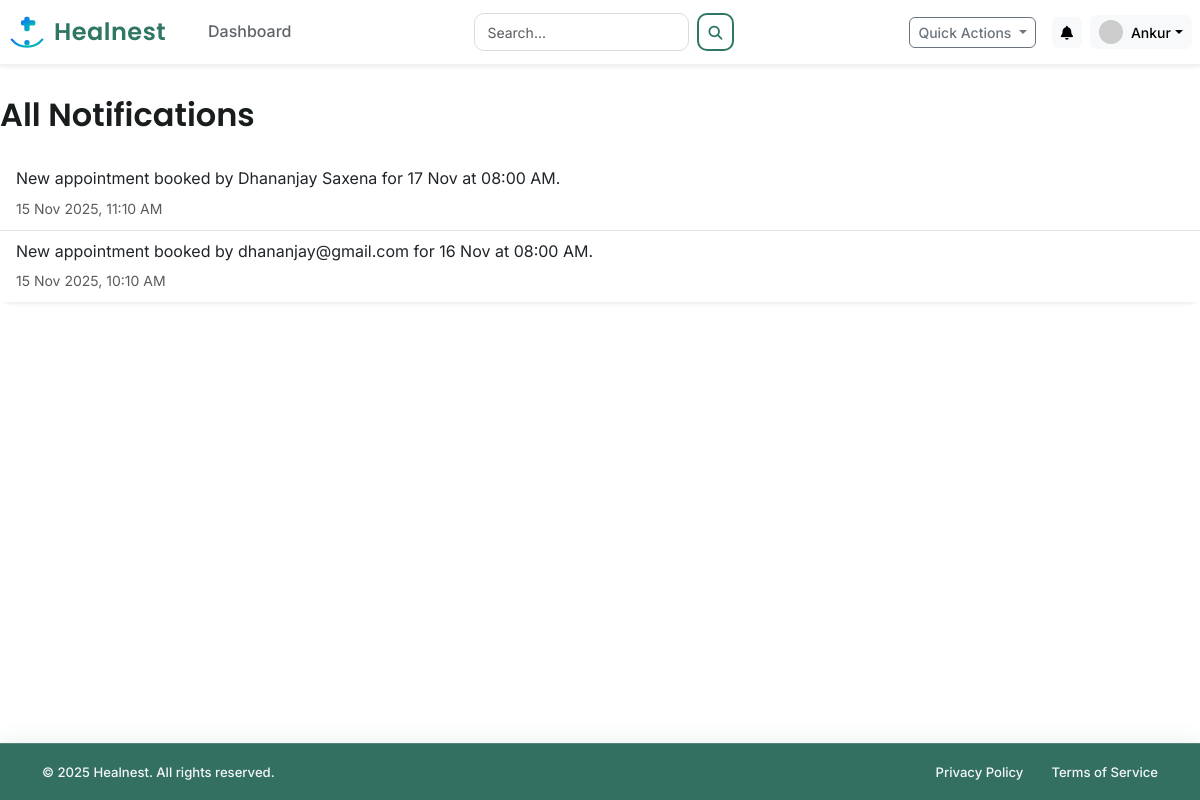
Page /notifications (signed in) on the committed database.
### app/models.py (models this page shows)
class DoctorProfile(db.Model):
    __tablename__ = 'doctor_profile'
    id = db.Column(db.Integer, primary_key=True)
    user_id = db.Column(db.Integer, db.ForeignKey('user.id'), nullable=False, unique=True)
    full_name = db.Column(db.String(100), nullable=False)
    department_id = db.Column(db.Integer, db.ForeignKey('department.id'), nullable=False)
    qualifications = db.Column(db.String(200))
    contact_number = db.Column(db.String(20))
    experience_years = db.Column(db.Integer, default=0)
    bio = db.Column(db.Text)

class Notification(db.Model):
    __tablename__ = 'notification'
    id = db.Column(db.Integer, primary_key=True)
    user_id = db.Column(db.Integer, db.ForeignKey('user.id'), nullable=False)
    message = db.Column(db.Text, nullable=False)
    is_read = db.Column(db.Boolean, default=False)
    created_at = db.Column(db.DateTime, default=datetime.utcnow)

### app/routes/main_routes.py (the view)
@main_bp.route('/notifications')
@login_required
def notifications():
    all_notifications = Notification.query.filter_by(user_id=current_user.id).order_by(Notification.created_at.desc()).all()
    for notification in current_user.notifications:
        notification.is_read = True
    db.session.commit()
    return render_template('notifications.html', title='My Notifications', notifications=all_notifications)

### app/templates/notifications.html
{% extends "layout.html" %}
{% block content %}
    <h2 class="mb-4">All Notifications</h2>
    <div class="card shadow-sm">
        <ul class="list-group list-group-flush">
            {% for notification in notifications %}
            <li class="list-group-item {% if not notification.is_read %}fw-bold{% endif %}">
                <p class="mb-1">{{ notification.message }}</p>
                <small class="text-muted">{{ notification.created_at.strftime('%d %b %Y, %I:%M %p') }}</small>
            </li>
            {% else %}
            <li class="list-group-item text-center text-muted">You have no notifications.</li>
            {% endfor %}
        </ul>
    </div>
{% endblock content %}

### app/templates/layout.html (shortened to what this page needs)
<!DOCTYPE html>
<html lang="en">
<head>
    <link href="https://cdn.jsdelivr.net/npm/bootstrap@5.3.3/dist/css/bootstrap.min.css" rel="stylesheet">
    <link rel="stylesheet" href="https://cdnjs.cloudflare.com/ajax/libs/font-awesome/6.5.2/css/all.min.css">
    <link rel="stylesheet" href="{{ url_for('static', filename='css/style.css') }}">
    <link rel="stylesheet" href="{{ url_for('static', filename='css/layout.css') }}">
</head>
<body id="page-top" class="{% if current_user.is_authenticated %}bg-dashboard{% else %}bg-light{% endif %}">
    <nav class="navbar navbar-expand-lg fixed-top bg-white shadow-sm py-2">
        <div class="container-fluid px-2">
            <a class="navbar-brand d-flex align-items-center fw-semibold fs-4" href="{{ url_for('main.home') }}">
                <img src="{{ url_for('static', filename='brand/healnest-icon.svg') }}" width="38" height="38"
                    class="me-2">
                <span style="font-family: 'Poppins', sans-serif; font-weight:600; letter-spacing:0.5px;">
                    Healnest
                </span>
            </a>
            <div class="collapse navbar-collapse" id="navbarNavDropdown">
                <ul class="navbar-nav me-auto mb-2 mb-lg-0 ps-lg-4">
                    {% if not current_user.is_authenticated %}
                    <li class="nav-item"><a class="nav-link" href="{{ url_for('main.home') }}#services">Services</a>
                    </li>
                    <li class="nav-item"><a class="nav-link" href="{{ url_for('main.home') }}#about">About Us</a></li>
                    <li class="nav-item"><a class="nav-link"
                            href="{{ url_for('main.home') }}#departments">Departments</a></li>
                    <li class="nav-item"><a class="nav-link" href="{{ url_for('main.home') }}#contact">Contact</a></li>
                    {% else %}
                    <li class="nav-item"><a class="nav-link"
                            href="{{ url_for(current_user.role + '.dashboard') }}">Dashboard</a></li>
                    {% endif %}
                </ul>
                {% if current_user.is_authenticated %}
                <form class="d-flex align-items-center gap-2 nav-search" action="{{ url_for('main.search') }}"
                    method="GET">
                    <input class="form-control" type="search" name="query" placeholder="Search..." required>
                    <button class="btn btn-sm search-btn" type="submit">
                        <i class="fas fa-search"></i>
                    </button>
                </form>
                {% endif %}
                <div class="d-flex align-items-center ms-auto">
                    {% if current_user.is_authenticated %}
                    <div class="dropdown me-3">
                        <button class="btn btn-sm btn-outline-secondary dropdown-toggle" type="button"
                            data-bs-toggle="dropdown" aria-expanded="false">
                            Quick Actions
                        </button>
                    </div>
                    <div class="dropdown me-2">
                        <button class="btn btn-sm btn-light position-relative" type="button" data-bs-toggle="dropdown"
                            aria-expanded="false" aria-label="Notifications">
                            <i class="fas fa-bell"></i>
                        </button>
                    </div>
                    <div class="dropdown">
                        <button class="btn btn-light dropdown-toggle d-flex align-items-center py-1 px-2" type="button"
                            id="profileDropdown" data-bs-toggle="dropdown" aria-expanded="false">
                            <img src="https://placehold.co/32x32/eee/777?text={{ current_user.email[0]|upper }}"
                                class="rounded-circle me-2" alt="Avatar" width="24" height="24">
                            <span class="d-none d-lg-inline small">
                                {% if current_user.role == 'patient' and current_user.patient_profile.full_name %}
                                {{ current_user.patient_profile.full_name.split()[0] }}
                                {% elif current_user.role == 'doctor' and current_user.doctor_profile.full_name %}
                                {{ current_user.doctor_profile.full_name.split()[0] }}
                                {% else %}
                                Admin
                                {% endif %}
                            </span>
                        </button>
                    </div>
                    {% else %}
                    <a href="{{ url_for('main.login') }}" class="btn-login me-2">Login</a>
                    <a href="{{ url_for('main.register') }}" class="btn-signup">Sign Up</a>
                    {% endif %}
                </div>
            </div>
        </div>
    </nav>
    <main class="flex-shrink-0 py-4">
        {% block content %}{% endblock %}
    </main>
    {% if not current_user.is_authenticated %}
    <footer class="footer-main mt-auto py-5">
        <div class="container">
            <div class="row">
                <div class="col-lg-4 col-md-6 mb-4 mb-lg-0">
                    <div class="d-flex align-items-center mb-3">
                        <img src="{{ url_for('static', filename='brand/healnest-icon.svg') }}" class="footer-logo me-2"
                            alt="Healnest Logo">
                        <span class="footer-brand">Healnest</span>
                    </div>
                    <p class="small">
                        Providing exceptional healthcare services with compassion, innovation,
                        and excellence for over 25 years.
                    </p>
                    <div class="mt-3">
                        <a href="#" class="social-icon"><i class="fab fa-facebook-f"></i></a>
                        <a href="#" class="social-icon"><i class="fab fa-twitter"></i></a>
                        <a href="#" class="social-icon"><i class="fab fa-instagram"></i></a>
                        <a href="#" class="social-icon"><i class="fab fa-linkedin-in"></i></a>
                    </div>
                </div>
                <div class="col-lg-2 col-6 mb-4 mb-lg-0">
                    <h5 class="footer-title">Quick Links</h5>
                    <ul class="list-unstyled small">
                        <li class="mb-2"><a href="{{ url_for('main.home') }}">Home</a></li>
                        <li class="mb-2"><a href="{{ url_for('main.login') }}">Services</a></li>
                        <li class="mb-2"><a href="{{ url_for('main.login') }}">About Us</a></li>
                        <li class="mb-2"><a href="{{ url_for('main.login') }}">Doctors</a></li>
                        <li class="mb-2"><a href="{{ url_for('main.login') }}">Contact</a></li>
                    </ul>
                </div>
                <div class="col-lg-3 col-6 mb-4 mb-lg-0">
                    <h5 class="footer-title">Medical Services</h5>
                    <ul class="list-unstyled small">
                        <li class="mb-2"><a href="{{ url_for('main.login') }}">Emergency Care</a></li>
                        <li class="mb-2"><a href="{{ url_for('main.login') }}">Cardiology</a></li>
                        <li class="mb-2"><a href="{{ url_for('main.login') }}">Neurology</a></li>
                        <li class="mb-2"><a href="{{ url_for('main.login') }}">Orthopedics</a></li>
                        <li class="mb-2"><a href="{{ url_for('main.login') }}">Pediatrics</a></li>
                    </ul>
                </div>
                <div class="col-lg-3 col-md-6 mb-4 mb-lg-0">
                    <h5 class="footer-title">Contact Info</h5>
                    <ul class="list-unstyled small">
                        <li class="mb-2 d-flex"><i class="fas fa-map-marker-alt me-2 pt-1 flex-shrink-0"></i>
                            <span>123 Medical Center Dr<br>Healthcare City, HC 12345</span>
                        </li>
                        <li class="mb-2 d-flex"><i class="fas fa-phone me-2 pt-1 flex-shrink-0"></i>
                            <span>(555) 123-4567</span>
                        </li>
                        <li class="mb-2 d-flex"><i class="fas fa-envelope me-2 pt-1 flex-shrink-0"></i>
                            <span>info@Healnest.com</span>
                        </li>
                    </ul>
                </div>
            </div>
            <hr class="footer-divider">
            <div class="row pt-3">
                <div class="col-md-6 text-center text-md-start mb-2 mb-md-0">
                    <small>© 2025 Healnest. All rights reserved.</small>
                </div>
                <div class="col-md-6 text-center text-md-end">
                    <small>
                        <a href="#" class="me-3">Privacy Policy</a>
                        <a href="#" class="me-3">Terms of Service</a>
                        <a href="#">Accessibility</a>
                    </small>
                </div>
            </div>
        </div>
    </footer>
    {% else %}
    <footer class="footer-app mt-auto py-3">
        <div class="container">
            <div class="d-flex flex-wrap justify-content-between align-items-center text-white">
                <small class="col-md-6">© 2025 Healnest. All rights reserved.</small>
                <ul class="nav col-md-6 justify-content-end list-unstyled d-flex">
                    <li><a href="#"><small>Privacy Policy</small></a></li>
                    <li><a href="#" class="ms-3"><small>Terms of Service</small></a></li>
                </ul>
            </div>
        </div>
    </footer>
    {% endif %}
</body>
</html>

### rows in the picture
DoctorProfile: doctor_profile.full_name "Ankur"
Notification: message "New appointment booked by Dhananjay Saxena for 17 Nov at 08:00 AM.", created_at "15 Nov 2025, 11:10 AM"
Notification: message "New appointment booked by dhananjay@gmail.com for 16 Nov at 08:00 AM.", created_at "15 Nov 2025, 10:10 AM"
